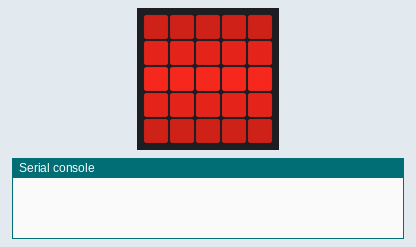
The program below on a simulated BBC micro:bit running MicroPython. Shown: the board's 5×5 LED display, the last lines printed to the serial console. Dim RGB values are drawn brighter than linear.

Above: at 0.05 s.
At 4.77 s:
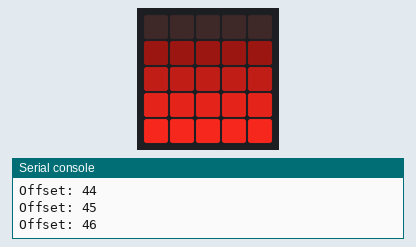
At 10.21 s:
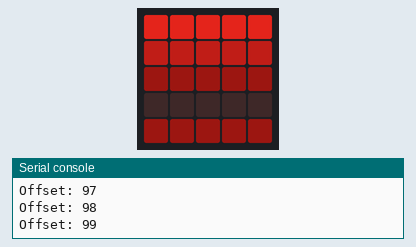
At 19.97 s:
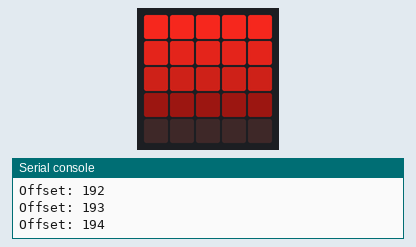
At 30.13 s:
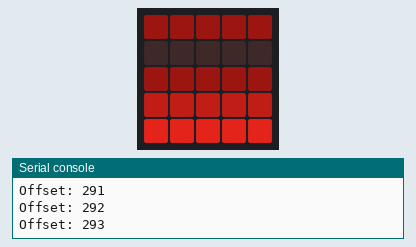
At 39.89 s:
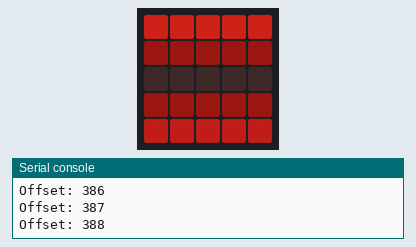

The program:

waves-v1.py
```python
""" Display endless waves on the LED display.

    Note: The waves will slow down a lot once the offset reaches
    values above about 250. The offset is printed to the console.
    The script stops with a MemoryError when reaching an offset
    of 500.

    According to Damien George, the slow down is due to the math.sin()
    function starting to use different math to scale down the argument
    when it reaches 202. The memory error is due to a memory leak
    caused by the debug print().

    MAL 2016-01-06.

"""
import microbit
import math

# Array of LED brightness levels (0=off, 8=on); rows and columns
# correspond to the LEDs on the Microbit, e.g. leds[0][2] maps
# to the second LED in the first row.
leds = [[0] * 5 for i in range(5)]

def display_leds():

    for row in range(5):
        for column in range(5):
            # Note: The Microbit uses different indexing for LEDs
            microbit.display.set_pixel(column, row, leds[row][column])

def waves(delay):

    offset = 0
    while True:
        for row in range(5):
            for column in range(5):
                leds[row][column] = int(
                    math.sin((row + offset) / 4 * math.pi) * 4 + 4)
        display_leds()
        microbit.sleep(delay)
        offset += 1
        print ('Offset: %i' % offset)

waves(100)
```
